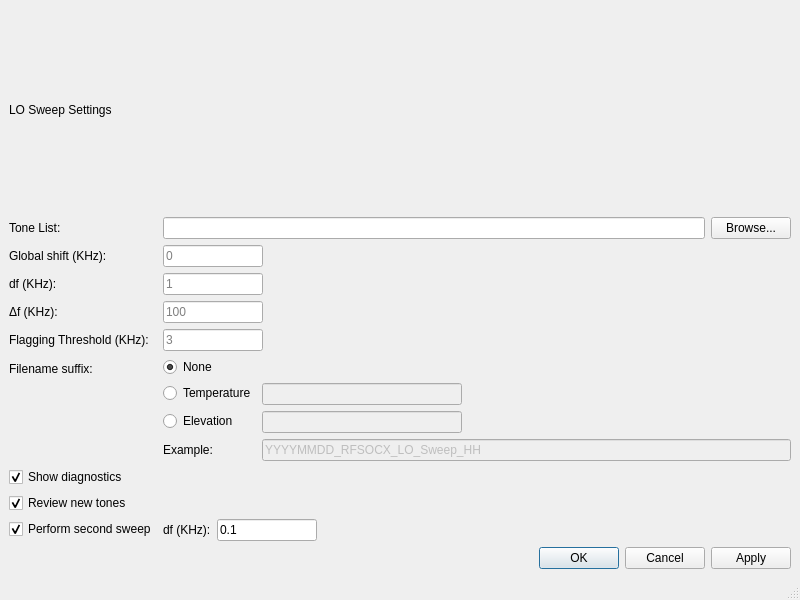
<?xml version="1.0" encoding="UTF-8"?>
<ui version="4.0">
 <class>MainWindow</class>
 <widget class="QMainWindow" name="MainWindow">
  <property name="geometry">
   <rect>
    <x>0</x>
    <y>0</y>
    <width>800</width>
    <height>600</height>
   </rect>
  </property>
  <property name="windowTitle">
   <string>LO Sweep Configuration</string>
  </property>
  <widget class="QWidget" name="centralwidget">
   <layout class="QVBoxLayout" name="verticalLayout">
    <item>
     <widget class="QLabel" name="label">
      <property name="text">
       <string>LO Sweep Settings</string>
      </property>
     </widget>
    </item>
    <item>
     <layout class="QFormLayout" name="formLayout">
      <item row="0" column="0">
       <widget class="QLabel" name="label_9">
        <property name="toolTip">
         <string>List of tones of resonant frequencies</string>
        </property>
        <property name="whatsThis">
         <string>List of tones of resonant frequencies</string>
        </property>
        <property name="text">
         <string>Tone List:</string>
        </property>
       </widget>
      </item>
      <item row="0" column="1">
       <layout class="QHBoxLayout" name="horizontalLayout">
        <item>
         <widget class="QLineEdit" name="lineEdit_8"/>
        </item>
        <item>
         <widget class="QPushButton" name="pushButton">
          <property name="text">
           <string>Browse...</string>
          </property>
         </widget>
        </item>
       </layout>
      </item>
      <item row="1" column="0">
       <widget class="QLabel" name="label_2">
        <property name="toolTip">
         <string>Amount to shift each tone in KHz, at 400 MHz</string>
        </property>
        <property name="whatsThis">
         <string>Amount to shift each tone in KHz, at 400 MHz</string>
        </property>
        <property name="text">
         <string>Global shift (KHz):</string>
        </property>
       </widget>
      </item>
      <item row="1" column="1">
       <widget class="QLineEdit" name="lineEdit_2">
        <property name="maximumSize">
         <size>
          <width>100</width>
          <height>16777215</height>
         </size>
        </property>
        <property name="text">
         <string/>
        </property>
        <property name="placeholderText">
         <string>0</string>
        </property>
       </widget>
      </item>
      <item row="2" column="0">
       <widget class="QLabel" name="label_3">
        <property name="toolTip">
         <string>Spacing between data points in KHz</string>
        </property>
        <property name="whatsThis">
         <string>Spacing between data points in KHz</string>
        </property>
        <property name="text">
         <string>df (KHz):</string>
        </property>
       </widget>
      </item>
      <item row="2" column="1">
       <widget class="QLineEdit" name="lineEdit_3">
        <property name="maximumSize">
         <size>
          <width>100</width>
          <height>16777215</height>
         </size>
        </property>
        <property name="placeholderText">
         <string>1</string>
        </property>
       </widget>
      </item>
      <item row="3" column="0">
       <widget class="QLabel" name="label_4">
        <property name="toolTip">
         <string>Total span of sweep in KHZ</string>
        </property>
        <property name="whatsThis">
         <string>Total span of sweep in KHz</string>
        </property>
        <property name="text">
         <string>Δf (KHz):</string>
        </property>
       </widget>
      </item>
      <item row="3" column="1">
       <widget class="QLineEdit" name="lineEdit">
        <property name="maximumSize">
         <size>
          <width>100</width>
          <height>16777215</height>
         </size>
        </property>
        <property name="text">
         <string/>
        </property>
        <property name="placeholderText">
         <string>100</string>
        </property>
       </widget>
      </item>
      <item row="4" column="0">
       <widget class="QLabel" name="label_6">
        <property name="toolTip">
         <string>Maximum shift to flag</string>
        </property>
        <property name="whatsThis">
         <string>Maximum shift to flag</string>
        </property>
        <property name="text">
         <string>Flagging Threshold (KHz):</string>
        </property>
       </widget>
      </item>
      <item row="4" column="1">
       <widget class="QLineEdit" name="lineEdit_6">
        <property name="maximumSize">
         <size>
          <width>100</width>
          <height>16777215</height>
         </size>
        </property>
        <property name="placeholderText">
         <string>3</string>
        </property>
       </widget>
      </item>
      <item row="5" column="0">
       <widget class="QLabel" name="label_5">
        <property name="toolTip">
         <string>Suffix to append to the end of the LO sweep file</string>
        </property>
        <property name="whatsThis">
         <string>Suffix to append to the end of the LO sweep file</string>
        </property>
        <property name="text">
         <string>Filename suffix:</string>
        </property>
       </widget>
      </item>
      <item row="6" column="0">
       <widget class="QCheckBox" name="checkBox">
        <property name="toolTip">
         <string>Show diagnostics after running the sweep</string>
        </property>
        <property name="whatsThis">
         <string>Show diagnostics after running the sweep</string>
        </property>
        <property name="text">
         <string>Show diagnostics</string>
        </property>
        <property name="checked">
         <bool>true</bool>
        </property>
       </widget>
      </item>
      <item row="7" column="0">
       <widget class="QCheckBox" name="checkBox_2">
        <property name="toolTip">
         <string>Review the new tone list after the sweep</string>
        </property>
        <property name="whatsThis">
         <string>Review the new tone list after the sweep. Unchecking this box will accept the input tone list</string>
        </property>
        <property name="text">
         <string>Review new tones</string>
        </property>
        <property name="checked">
         <bool>true</bool>
        </property>
       </widget>
      </item>
      <item row="8" column="0">
       <widget class="QCheckBox" name="checkBox_3">
        <property name="toolTip">
         <string>Run a second LO sweep</string>
        </property>
        <property name="whatsThis">
         <string>Run a second LO sweep</string>
        </property>
        <property name="text">
         <string>Perform second sweep</string>
        </property>
        <property name="checked">
         <bool>true</bool>
        </property>
       </widget>
      </item>
      <item row="8" column="1">
       <layout class="QHBoxLayout" name="horizontalLayout_2">
        <item>
         <widget class="QLabel" name="label_8">
          <property name="enabled">
           <bool>true</bool>
          </property>
          <property name="toolTip">
           <string>Spacing between data points in KHz</string>
          </property>
          <property name="whatsThis">
           <string>Spacing between data points in KHz</string>
          </property>
          <property name="text">
           <string>df (KHz):</string>
          </property>
         </widget>
        </item>
        <item>
         <widget class="QLineEdit" name="lineEdit_9">
          <property name="enabled">
           <bool>true</bool>
          </property>
          <property name="maximumSize">
           <size>
            <width>100</width>
            <height>16777215</height>
           </size>
          </property>
          <property name="text">
           <string>0.1</string>
          </property>
         </widget>
        </item>
        <item>
         <spacer name="horizontalSpacer">
          <property name="orientation">
           <enum>Qt::Orientation::Horizontal</enum>
          </property>
          <property name="sizeHint" stdset="0">
           <size>
            <width>40</width>
            <height>20</height>
           </size>
          </property>
         </spacer>
        </item>
       </layout>
      </item>
      <item row="5" column="1">
       <layout class="QFormLayout" name="formLayout_2">
        <item row="0" column="0">
         <widget class="QRadioButton" name="radioButton">
          <property name="text">
           <string>None</string>
          </property>
          <property name="checked">
           <bool>true</bool>
          </property>
          <attribute name="buttonGroup">
           <string notr="true">buttonGroup</string>
          </attribute>
         </widget>
        </item>
        <item row="1" column="0">
         <widget class="QRadioButton" name="radioButton_2">
          <property name="enabled">
           <bool>true</bool>
          </property>
          <property name="text">
           <string>Temperature</string>
          </property>
          <property name="checked">
           <bool>false</bool>
          </property>
          <attribute name="buttonGroup">
           <string notr="true">buttonGroup</string>
          </attribute>
         </widget>
        </item>
        <item row="1" column="1">
         <widget class="QLineEdit" name="lineEdit_5">
          <property name="enabled">
           <bool>false</bool>
          </property>
          <property name="maximumSize">
           <size>
            <width>200</width>
            <height>16777215</height>
           </size>
          </property>
          <property name="readOnly">
           <bool>false</bool>
          </property>
         </widget>
        </item>
        <item row="2" column="0">
         <widget class="QRadioButton" name="radioButton_3">
          <property name="text">
           <string>Elevation</string>
          </property>
          <attribute name="buttonGroup">
           <string notr="true">buttonGroup</string>
          </attribute>
         </widget>
        </item>
        <item row="2" column="1">
         <widget class="QLineEdit" name="lineEdit_4">
          <property name="enabled">
           <bool>false</bool>
          </property>
          <property name="maximumSize">
           <size>
            <width>200</width>
            <height>16777215</height>
           </size>
          </property>
         </widget>
        </item>
        <item row="3" column="0">
         <widget class="QLabel" name="label_7">
          <property name="text">
           <string>Example:</string>
          </property>
         </widget>
        </item>
        <item row="3" column="1">
         <widget class="QLineEdit" name="lineEdit_7">
          <property name="enabled">
           <bool>false</bool>
          </property>
          <property name="text">
           <string>YYYYMMDD_RFSOCX_LO_Sweep_HH</string>
          </property>
         </widget>
        </item>
       </layout>
      </item>
     </layout>
    </item>
    <item>
     <widget class="QDialogButtonBox" name="buttonBox">
      <property name="standardButtons">
       <set>QDialogButtonBox::StandardButton::Apply|QDialogButtonBox::StandardButton::Cancel|QDialogButtonBox::StandardButton::Ok</set>
      </property>
     </widget>
    </item>
   </layout>
  </widget>
  <widget class="QMenuBar" name="menubar">
   <property name="geometry">
    <rect>
     <x>0</x>
     <y>0</y>
     <width>800</width>
     <height>22</height>
    </rect>
   </property>
  </widget>
  <widget class="QStatusBar" name="statusbar"/>
 </widget>
 <resources/>
 <connections/>
 <buttongroups>
  <buttongroup name="buttonGroup"/>
 </buttongroups>
</ui>
